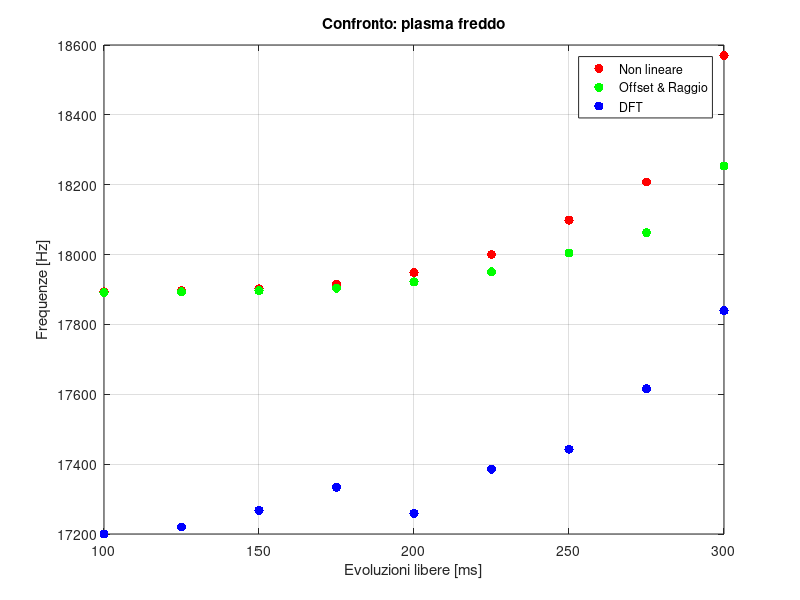
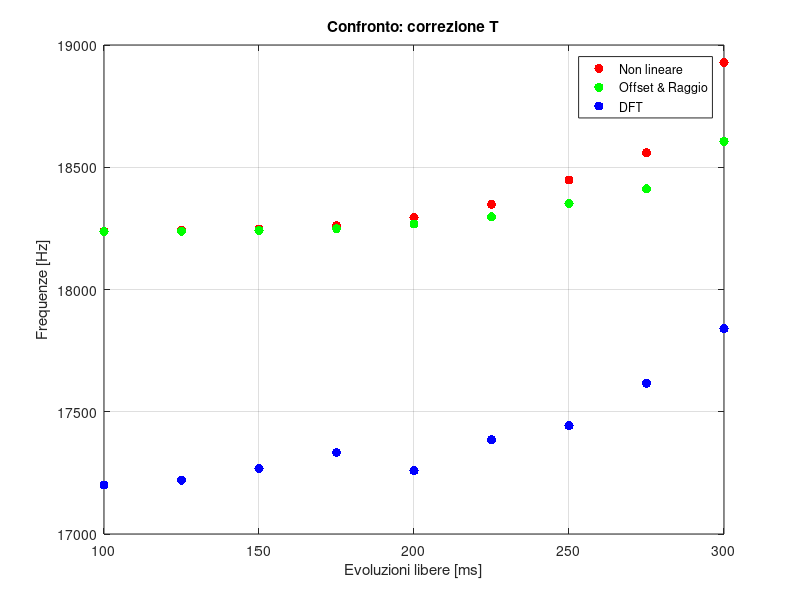
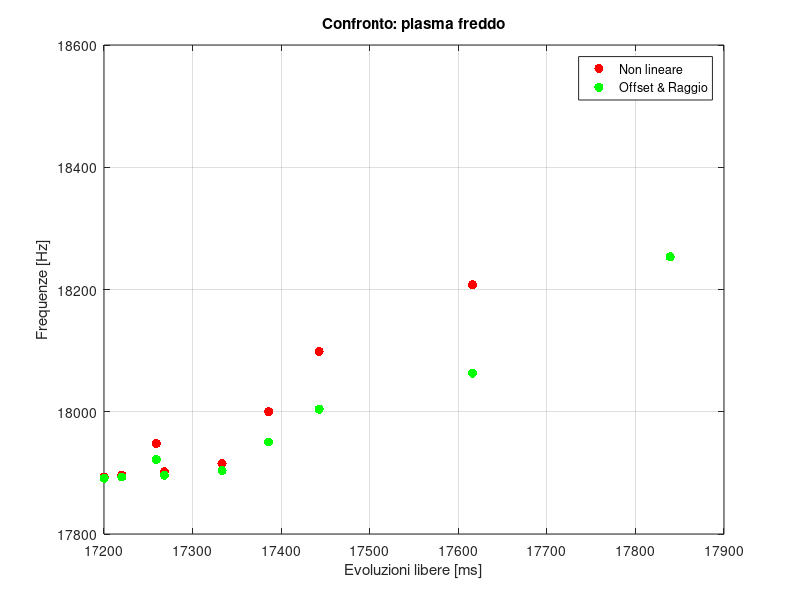
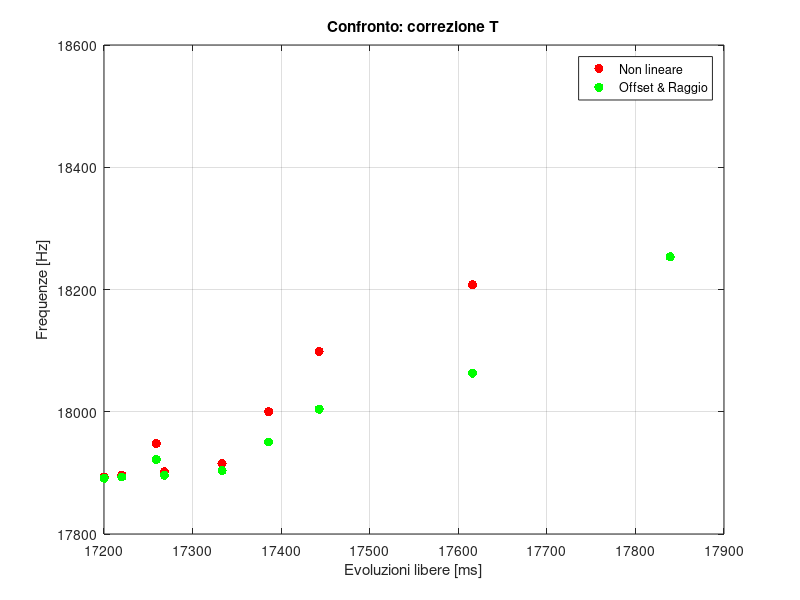

Source code (MATLAB) for these figures, in order:
%-------------------------------------------------------------------------%
%               Confronto fra frequenze con due metodi                    %
%-------------------------------------------------------------------------%
tlib = [200, 300, 250, 150, 100, 125, 175, 225, 275];

nl_nt = 1.0e+04 * [1.794800610134197, 1.856966159085383, 1.809865888500123, 1.790176130576427, 1.789319299919821, 1.789649304249826, 1.791528776838311, 1.800017544411530, 1.820781543920136];
nlr_nt = 1.0e+04 * [1.792179335864392, 1.825340699596056, 1.800424842859736, 1.789620433589447, 1.789144863868965, 1.789328081246696, 1.790370271671249, 1.795050283200295, 1.806313935515591];

nl_t = 1.0e+04 * [1.829459025222401, 1.892825019163170, 1.844815220957130, 1.824745244863654, 1.823871868417844, 1.824208245281370, 1.826124011339309, 1.834776700870476, 1.855941662641851];
nlr_t = 1.0e+04 * [1.826787132955706, 1.860588857684916, 1.835191864436735, 1.824178817115425, 1.823694063927608, 1.823880819316130, 1.824943134911207, 1.829713519588822, 1.841194678146956];

nu_dft = 1.0e+04 * [1.725909090000000, 1.783922980000000, 1.744294040000000, 1.726818180000000, 1.720013670000000, 1.722000000000000, 1.733333330000000, 1.738580310000000, 1.761604510000000];


figure;
plot(tlib, nl_nt, 'r.', 'MarkerSize', 20); hold on; grid on;
plot(tlib, nlr_nt, 'g.', 'MarkerSize', 20); hold on; grid on;
plot(tlib, nu_dft, 'b.', 'MarkerSize', 20); hold on; grid on;
title('Confronto: plasma freddo'); xlabel('Evoluzioni libere [ms]'); ylabel('Frequenze [Hz]');
legend('Non lineare', 'Offset & Raggio', 'DFT')

figure;
plot(tlib, nl_t, 'r.', 'MarkerSize', 20); hold on; grid on;
plot(tlib, nlr_t, 'g.', 'MarkerSize', 20); hold on; grid on;
plot(tlib, nu_dft, 'b.', 'MarkerSize', 20); hold on; grid on;
title('Confronto: correzione T'); xlabel('Evoluzioni libere [ms]'); ylabel('Frequenze [Hz]');
legend('Non lineare', 'Offset & Raggio', 'DFT')

figure;
plot(nu_dft, nl_nt, 'r.', 'MarkerSize', 20); hold on; grid on;
plot(nu_dft, nlr_nt, 'g.', 'MarkerSize', 20); hold on; grid on;
title('Confronto: plasma freddo'); xlabel('Evoluzioni libere [ms]'); ylabel('Frequenze [Hz]');
legend('Non lineare', 'Offset & Raggio')

figure;
plot(nu_dft, nl_nt, 'r.', 'MarkerSize', 20); hold on; grid on;
plot(nu_dft, nlr_nt, 'g.', 'MarkerSize', 20); hold on; grid on;
title('Confronto: correzione T'); xlabel('Evoluzioni libere [ms]'); ylabel('Frequenze [Hz]');
legend('Non lineare', 'Offset & Raggio')